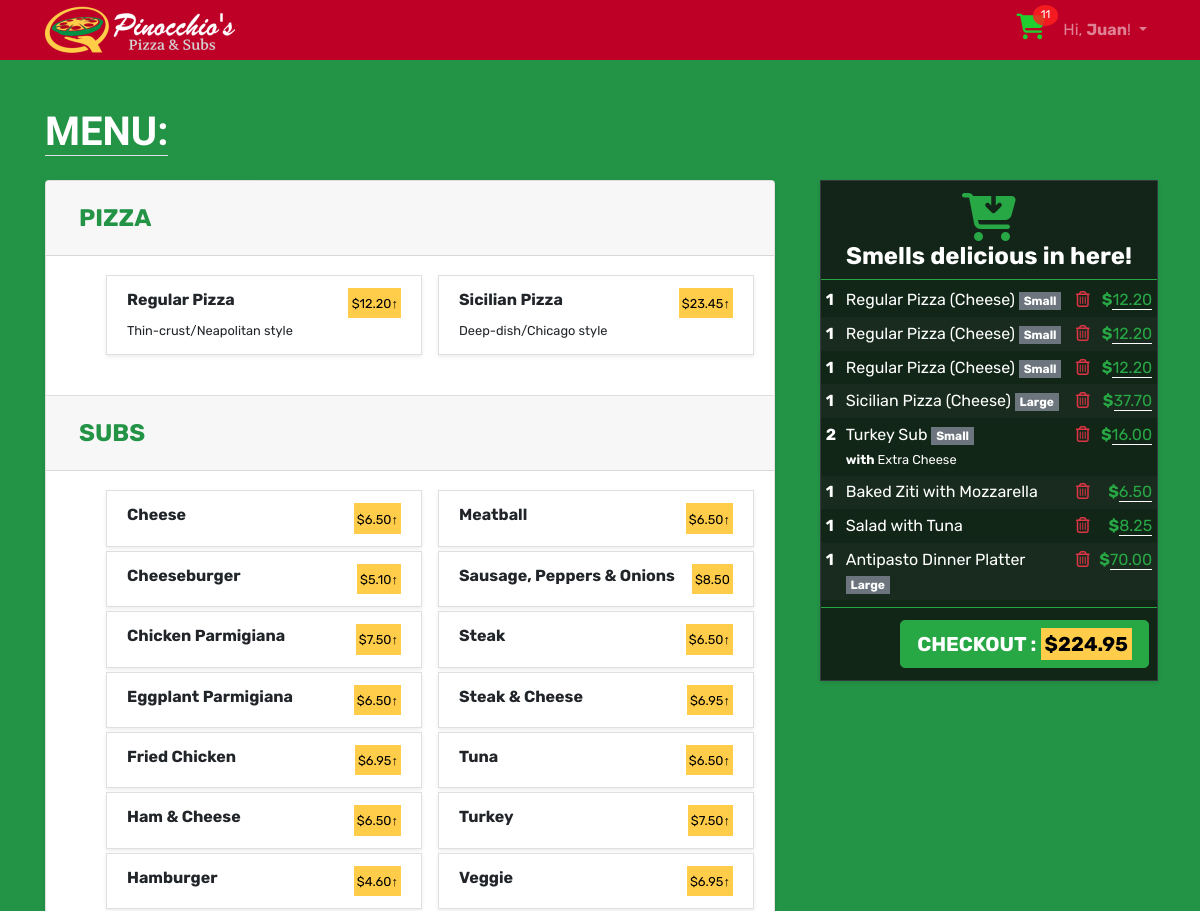
The app's page / (signed in, upper part), older data.
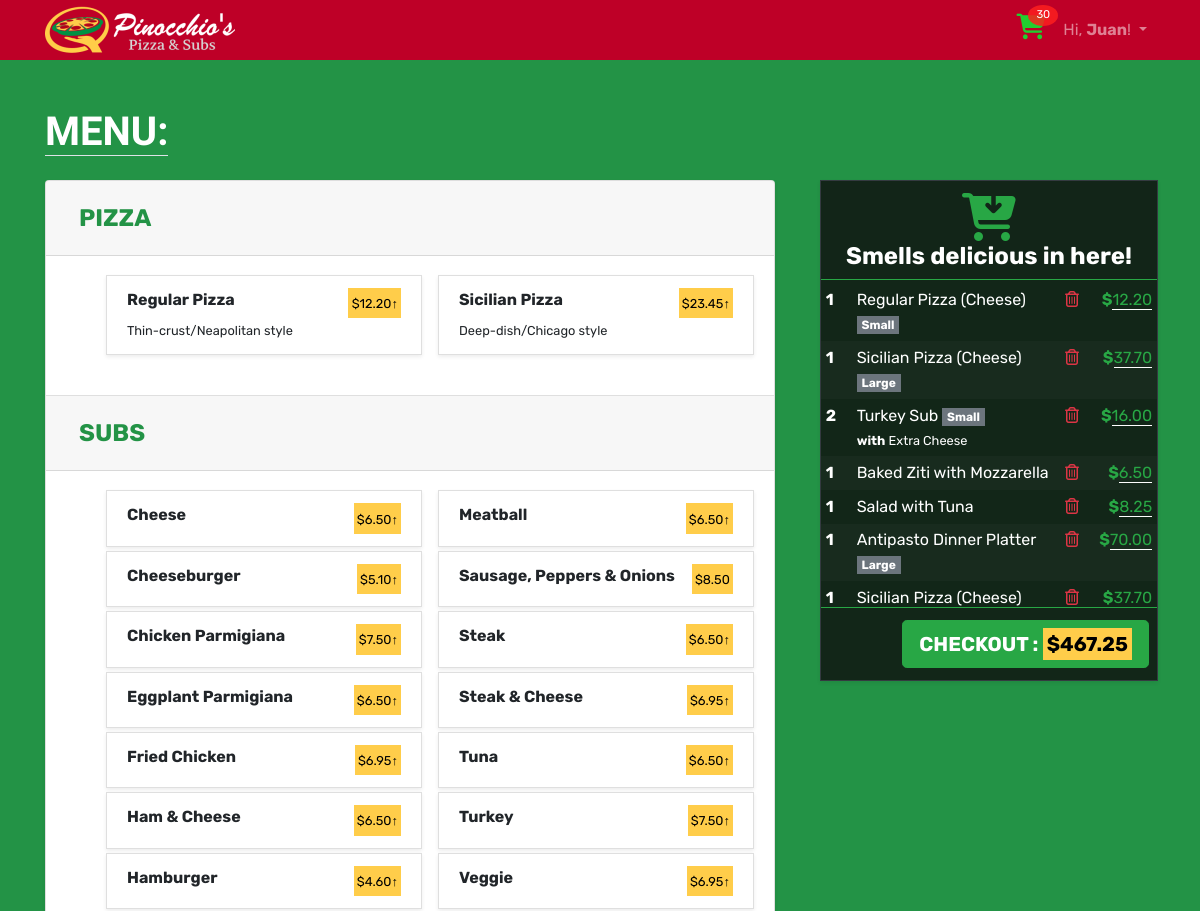
The same page, newer data.
### orders/models.py (models this page shows, shortened)
class PizzaType(models.Model):
    alias = models.CharField(max_length=120, unique=True)
    name = models.CharField(max_length=120, unique=True)
    description = models.CharField(max_length=120)

class RegularPizza(models.Model):
    name = models.CharField(max_length=120, unique=True)
    small = models.DecimalField(max_digits=10, decimal_places=2)
    large = models.DecimalField(max_digits=10, decimal_places=2)
    toppingsCount = models.IntegerField(default=0)

class SicilianPizza(models.Model):
    name = models.CharField(max_length=120, unique=True)
    small = models.DecimalField(max_digits=10, decimal_places=2)
    large = models.DecimalField(max_digits=10, decimal_places=2)
    toppingsCount = models.IntegerField(default=0)

class Sub(models.Model):
    name = models.CharField(max_length=120, unique=True)
    small = models.DecimalField(max_digits=10, decimal_places=2, null=True, blank=True)
    large = models.DecimalField(max_digits=10, decimal_places=2, null=True, blank=True)
    add_Ons = models.ManyToManyField(SubExtra, blank=True, related_name="extras")

### cart/models.py (models this page shows, shortened)
class CartItem(models.Model):
    ORDER_STATUS = [
        ('CART', 'In Cart'),
        ('PAID', 'Paid'),
        ('CONF', 'Confirmed'),
        ('DLVR', 'Delivered'),
        ('DONE', 'Completed'),
    ]
    user = models.ForeignKey(User, on_delete=models.CASCADE)
    quantity = models.IntegerField()
    category = models.CharField(max_length=200)
    menu_id = models.IntegerField()
    name = models.CharField(max_length=200)
    size = models.CharField(
        max_length=20,
        blank=True,
        null=True,
    )
    addons = models.CharField(
        max_length=200,
        blank=True,
        null=True,
    )
    price = models.DecimalField(max_digits=10, decimal_places=2)
    sub_total = models.DecimalField(max_digits=10, decimal_places=2)
    status = models.CharField(
        max_length=4,
        choices=ORDER_STATUS,
        default='CART',
    )
    added_on = models.DateTimeField(auto_now_add=True)

### orders/views.py (the view)
# urls.py: path("", views.home, name="home"),
def home(request):
    if request.is_ajax():
        if request.POST['data'] == 'hbtext':
            modal = open(os.path.join(settings.BASE_DIR, 'modalForm.txt'))
            cart = open(os.path.join(settings.BASE_DIR, 'cartItem.txt'))
            modal_form = modal.read()
            cart_text = cart.read()
            modal.close()
            cart.close()
            return JsonResponse({'modal_form' : modal_form, 'cart_text' : cart_text})
    else:
        pizzaType = list(PizzaType.objects.values().order_by('name'))
        regularPizza = list(RegularPizza.objects.values().order_by('small'))
        sicilianPizza = list(SicilianPizza.objects.values().order_by('small'))
        pizzaTopping = list(PizzaTopping.objects.values().order_by('name'))
        subs = Sub.objects.all().order_by('name')
        pasta = list(Pasta.objects.values().order_by('name'))
        salad= list(Salad.objects.values().order_by('name'))
        dinnerPlatter = list(DinnerPlatter.objects.values().order_by('name'))
        context = {
            "pizzaType" : pizzaType,
            "regularPizza" : regularPizza,
            "sicilianPizza" : sicilianPizza,
            "pizzaTopping" : pizzaTopping,
            "subs" : subs,
            "sub" : list(Sub.objects.values('id', 'name', 'small', 'large', 'add_Ons__id', 'add_Ons__name', 'add_Ons__price')),
            "pasta" : pasta,
            "salad" : salad,
            "dinnerPlatter" : dinnerPlatter,
        }
        if request.user.is_authenticated:
            user = request.user.id
            cart_items = CartItem.objects.filter(user=user, status='CART')
            context['cart_items'] = cart_items
            cart_total = 0
            cart_quantity = 0
            for item in cart_items:
                cart_total += item.sub_total
                cart_quantity += item.quantity
            if cart_total != 0:
                context['cart_total'] = format(cart_total, '.2f')
            context['cart_quantity'] = cart_quantity
        return render(request, "orders/home.html", context)

### templates/orders/home.html (shortened to what the changed rows need)
    {% extends 'base.html' %}
    {% load static %}
    {% block stylesheet %}
    <link rel="stylesheet" href="{% static 'css/home.css' %}">
    {% endblock %}
    {% block body_content %}
    <div class="container mb-3">
      <h1 class="mt-5 mb-4 text-white font-weight-bold" id="menu"><a href="#menu" class="text-decoration-none text-reset text-uppercase border-bottom">Menu:</a></h1>
        <div class="row">
          <div class="col-lg-8 col-md-12 col-sm-12 col-xs-12" id="menu-div">
            <div class="accordion border-0 shadow-sm" id="accordionMenu">
                <div class="card">
                  <div class="card-header" id="pizza">
                    <h2 class="mb-0">
                      <button class="btn btn-link" type="button" data-toggle="collapse" data-target="#collapseOne" aria-expanded="true" aria-controls="collapseOne">
                        Pizza
                      </button>
                    </h2>
                  </div>
                  <div id="collapseOne" class="collapse show" aria-labelledby="pizza">
                    <div class="card-body">
                      <ul>
                        {% for pizza in pizzaType %}
                        <li class="list-group-item mb-1 rounded-0 shadow-sm menu-items" data-type="{{ pizza.alias }}" data-menuname="{{ pizza.name }}" data-toggle="modal" data-target="#menuModal">
                          <div class="d-flex justify-content-between">
                            <span class="font-weight-bold">{{ pizza.name }}</span>
                            {% if pizza.name == "Regular Pizza" %}
                              <mark><small>${{ regularPizza.0.small }}<span>&uarr;</small></mark>
                            {% else %}
                              <mark><small>${{ sicilianPizza.0.small }}&uarr;</small></mark>
                            {% endif %}
                          </div>
                          <small>{{ pizza.description }}</small>
                        </li>
                        {% endfor %}
                      </ul>
                    </div>
                  </div>
                </div>
                <div class="card">
                  <div class="card-header" id="sub">
                    <h2 class="mb-0">
                      <button class="btn btn-link" type="button" data-toggle="collapse" data-target="#collapseTwo" aria-expanded="true" aria-controls="collapseTwo">
                        Subs
                      </button>
                    </h2>
                  </div>
                  <div id="collapseTwo" class="collapse show" aria-labelledby="sub">
                    <div class="card-body">
                      <ul>
                        {% for sub in subs %}
                          <li class="list-group-item mb-1 rounded-0 shadow-sm menu-items" data-type="sub" data-menuname="{{ sub.name }}" data-toggle="modal" data-target="#menuModal">
                            <div class="d-flex justify-content-between">
                              <span class="font-weight-bold">{{ sub.name }}</span>
                              {% if sub.small %}
                                <mark><small>${{ sub.small }}&uarr;</small></mark>
                              {% else %}
                                <mark><small>${{ sub.large }}</small></mark>
                              {% endif %}
                            </div>
                          </li>
                        {% endfor %}
                      </ul>
                    </div>
                  </div>
                </div>
            </div>
          </div>
          <div class="col-lg-4 d-xs-none d-sm-none d-md-block d-l-block d-lg-block side-cart-div">
            <div class="container position-fixed" id="side-cart">
              <div class="card border border-dark rounded-0 shadow-sm mb-3 rounded-0" id="cart-items-card">
                <div class="card-body text-white pl-0 pr-0 pb-0 pt-1" id="cart-items-div">
                  <table class="table table-sm text-white table-borderless">
                    <tbody id="cartItems">
                      {% if cart_items %}
                        {% for item in cart_items %}
                        <tr data-orderid="{{item.id}}">
                          <th scope="row">{{ item.quantity }}</th>
                          <td>
                            {{ item.name}}
                            {% if item.size %}
                              <span class="badge badge-secondary rounded-0">{{ item.size }}</span>
                            {% endif %}
                            {% if item.addons %}
                              <br>
                              <small><strong>with</strong> {{ item.addons }}</small>
                            {% endif %}
                          </td>
                          <td>
                            <i class="far fa-trash-alt text-danger text-center" title="Delete order?" onclick="deleteOrder(this)"></i>
                          </td>
                          <td class="text-right">
                            <span class="font-weight-bolder text-success">$</span><span class="text-success"><span class="border-bottom border-white">{{item.sub_total}}</span></span>
                          </td>
                        </tr>
                        {% endfor%}
                      {% endif %}
                    </tbody>
                  </table>
                </div>
                <div id="checkout-div" class="card-footer bg-transparent border-success text-right pr-2">
                  <button type="button" class="btn btn-lg btn-success font-weight-bold" id="checkout-btn" {%if cart_items%}{%else%}disabled{%endif%} onclick="cartPageRedirect()">
                    CHECKOUT <span id="cart-total">{%if cart_total%}: <mark>${{cart_total}}</mark>{%endif%}</span>
                  </button>
                </div>
              </div>
            </div>
          </div>
        </div>
    </div>
    {% endblock %}

### templates/base.html (shortened to what this page needs)
{% load static %}<!DOCTYPE html>
<html>
  <head>
    <link rel="stylesheet" href="{% static 'css/bootstrap.min.css' %}">
    <link rel="stylesheet" href="{% static 'css/app.css' %}">
    {% block stylesheet %}{% endblock %}
  </head>
  <body>
    {% block body %}
    <nav class="navbar navbar-expand-sm navbar-dark mt-0 mb-0 pt-0 pb-0">
      <div class="container">
        <a class="navbar-brand" href="{% url 'home' %}">
          <img src="../static/img/logo.png" alt="Pinocchio's Pizza & Subs logo">
        </a>
        <div id="mainMenu">
          {% if user.is_authenticated %}
            <ul class="navbar-nav ml-auto d-flex flex-row">
              <li class="nav-item">
                <a href="{% url 'cart' %}" class="items-in-cart d-inline">
                  <span><i class="fas fa-shopping-cart lg"></i></span>
                  <span class="cart-quantity" {%if cart_quantity == 0 %}style="display: none;"{% endif %}>{{cart_quantity}}</span>
                </a>
              </li>
              <li class="nav-item dropdown">
                <a class="nav-link dropdown-toggle" href="#" id="userMenu" data-toggle="dropdown" aria-haspopup="true" aria-expanded="false">
                  Hi, <span class="font-weight-bold">{{ user.first_name|title }}</span>!
                </a>
              </li>
            </ul>
          {% endif %}
        </div>
      </div>
    </nav>
    {% endblock body %}
    {% block body_content %}
    {% endblock %}
  </body>
</html>

Row changes from the older to the newer data that the page shows:
removed CartItem: quantity "1", name "Regular Pizza (Cheese)", size "Small", sub_total "12.20"
removed CartItem: quantity "1", name "Regular Pizza (Cheese)", size "Small", sub_total "12.20"
now on this page (row unchanged): CartItem: quantity "1", name "Sicilian Pizza (Cheese)", sub_total "37.70"
Text that changed along with them:
{{ cart_quantity }}: "11" → "30"
{{ cart_total }}: "224.95" → "467.25"
